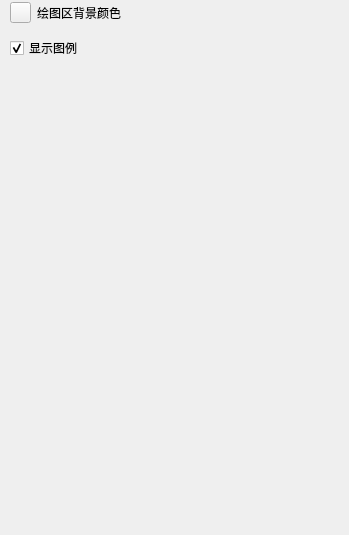
                <widget class="QWidget" name="page_2">
                 <property name="geometry">
                  <rect>
                   <x>0</x>
                   <y>0</y>
                   <width>349</width>
                   <height>535</height>
                  </rect>
                 </property>
                 <attribute name="icon">
                  <iconset resource="res.qrc">
                   <normaloff>:/axis_64px_1200251_easyicon.net.ico</normaloff>:/axis_64px_1200251_easyicon.net.ico</iconset>
                 </attribute>
                 <attribute name="label">
                  <string>其他设置</string>
                 </attribute>
                 <widget class="QCheckBox" name="chkShowLegend">
                  <property name="geometry">
                   <rect>
                    <x>10</x>
                    <y>40</y>
                    <width>71</width>
                    <height>16</height>
                   </rect>
                  </property>
                  <property name="text">
                   <string>显示图例</string>
                  </property>
                  <property name="checked">
                   <bool>true</bool>
                  </property>
                 </widget>
                 <widget class="QWidget" name="layoutWidget">
                  <property name="geometry">
                   <rect>
                    <x>10</x>
                    <y>0</y>
                    <width>134</width>
                    <height>25</height>
                   </rect>
                  </property>
                  <layout class="QHBoxLayout" name="horizontalLayout_2">
                   <item>
                    <widget class="QPushButton" name="btnColourBack">
                     <property name="minimumSize">
                      <size>
                       <width>21</width>
                       <height>21</height>
                      </size>
                     </property>
                     <property name="maximumSize">
                      <size>
                       <width>21</width>
                       <height>21</height>
                      </size>
                     </property>
                     <property name="text">
                      <string/>
                     </property>
                    </widget>
                   </item>
                   <item>
                    <widget class="QLabel" name="label">
                     <property name="text">
                      <string>绘图区背景颜色</string>
                     </property>
                    </widget>
                   </item>
                  </layout>
                 </widget>
                </widget>
